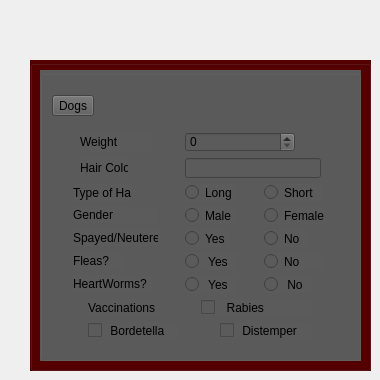
      <widget class="QWidget" name="tab_2">
       <attribute name="title">
        <string>Dog Entries</string>
       </attribute>
       <widget class="QGroupBox" name="groupBox_2">
        <property name="geometry">
         <rect>
          <x>30</x>
          <y>60</y>
          <width>341</width>
          <height>311</height>
         </rect>
        </property>
        <property name="styleSheet">
         <string notr="true">background-color: rgb(85, 0, 0);</string>
        </property>
        <property name="title">
         <string/>
        </property>
        <widget class="QGroupBox" name="groupBox">
         <property name="geometry">
          <rect>
           <x>10</x>
           <y>10</y>
           <width>321</width>
           <height>291</height>
          </rect>
         </property>
         <property name="styleSheet">
          <string notr="true">background-color: rgb(91, 91, 91);</string>
         </property>
         <layout class="QVBoxLayout" name="verticalLayout_19">
          <item>
           <widget class="QToolButton" name="toolButton_3">
            <property name="styleSheet">
             <string notr="true">selection-background-color: rgb(120, 0, 0);</string>
            </property>
            <property name="text">
             <string>Dogs</string>
            </property>
           </widget>
          </item>
          <item>
           <layout class="QVBoxLayout" name="verticalLayout_18">
            <item>
             <layout class="QHBoxLayout" name="horizontalLayout_9">
              <item>
               <layout class="QVBoxLayout" name="verticalLayout_15">
                <item>
                 <widget class="QLabel" name="label_2">
                  <property name="minimumSize">
                   <size>
                    <width>71</width>
                    <height>16</height>
                   </size>
                  </property>
                  <property name="maximumSize">
                   <size>
                    <width>71</width>
                    <height>20</height>
                   </size>
                  </property>
                  <property name="text">
                   <string>Weight</string>
                  </property>
                 </widget>
                </item>
                <item>
                 <widget class="QLabel" name="label_3">
                  <property name="minimumSize">
                   <size>
                    <width>47</width>
                    <height>20</height>
                   </size>
                  </property>
                  <property name="maximumSize">
                   <size>
                    <width>48</width>
                    <height>20</height>
                   </size>
                  </property>
                  <property name="text">
                   <string>Hair Color</string>
                  </property>
                 </widget>
                </item>
               </layout>
              </item>
              <item>
               <layout class="QVBoxLayout" name="verticalLayout_16">
                <item>
                 <widget class="QSpinBox" name="DogWeight">
                  <property name="maximumSize">
                   <size>
                    <width>110</width>
                    <height>20</height>
                   </size>
                  </property>
                 </widget>
                </item>
                <item>
                 <widget class="QLineEdit" name="lineEdit">
                  <property name="minimumSize">
                   <size>
                    <width>128</width>
                    <height>20</height>
                   </size>
                  </property>
                  <property name="maximumSize">
                   <size>
                    <width>136</width>
                    <height>20</height>
                   </size>
                  </property>
                 </widget>
                </item>
               </layout>
              </item>
             </layout>
            </item>
            <item>
             <layout class="QHBoxLayout" name="horizontalLayout_8">
              <item>
               <layout class="QVBoxLayout" name="verticalLayout_14">
                <item>
                 <widget class="QLabel" name="label_4">
                  <property name="maximumSize">
                   <size>
                    <width>58</width>
                    <height>17</height>
                   </size>
                  </property>
                  <property name="text">
                   <string>Type of Hair</string>
                  </property>
                 </widget>
                </item>
                <item>
                 <widget class="QLabel" name="label_5">
                  <property name="minimumSize">
                   <size>
                    <width>35</width>
                    <height>16</height>
                   </size>
                  </property>
                  <property name="maximumSize">
                   <size>
                    <width>189</width>
                    <height>16</height>
                   </size>
                  </property>
                  <property name="text">
                   <string>Gender</string>
                  </property>
                 </widget>
                </item>
                <item>
                 <widget class="QLabel" name="label_6">
                  <property name="minimumSize">
                   <size>
                    <width>85</width>
                    <height>17</height>
                   </size>
                  </property>
                  <property name="maximumSize">
                   <size>
                    <width>85</width>
                    <height>17</height>
                   </size>
                  </property>
                  <property name="text">
                   <string>Spayed/Neutered</string>
                  </property>
                 </widget>
                </item>
                <item>
                 <widget class="QLabel" name="label_7">
                  <property name="minimumSize">
                   <size>
                    <width>36</width>
                    <height>17</height>
                   </size>
                  </property>
                  <property name="maximumSize">
                   <size>
                    <width>50</width>
                    <height>17</height>
                   </size>
                  </property>
                  <property name="text">
                   <string>Fleas?</string>
                  </property>
                 </widget>
                </item>
                <item>
                 <widget class="QLabel" name="label_8">
                  <property name="minimumSize">
                   <size>
                    <width>55</width>
                    <height>17</height>
                   </size>
                  </property>
                  <property name="maximumSize">
                   <size>
                    <width>80</width>
                    <height>17</height>
                   </size>
                  </property>
                  <property name="text">
                   <string>HeartWorms?</string>
                  </property>
                 </widget>
                </item>
               </layout>
              </item>
              <item>
               <layout class="QVBoxLayout" name="verticalLayout_13">
                <item>
                 <widget class="QRadioButton" name="radioButton">
                  <property name="maximumSize">
                   <size>
                    <width>59</width>
                    <height>17</height>
                   </size>
                  </property>
                  <property name="text">
                   <string>Long</string>
                  </property>
                 </widget>
                </item>
                <item>
                 <widget class="QRadioButton" name="radioButton_3">
                  <property name="minimumSize">
                   <size>
                    <width>45</width>
                    <height>17</height>
                   </size>
                  </property>
                  <property name="maximumSize">
                   <size>
                    <width>189</width>
                    <height>17</height>
                   </size>
                  </property>
                  <property name="text">
                   <string>Male</string>
                  </property>
                 </widget>
                </item>
                <item>
                 <widget class="QRadioButton" name="radioButton_5">
                  <property name="maximumSize">
                   <size>
                    <width>45</width>
                    <height>17</height>
                   </size>
                  </property>
                  <property name="text">
                   <string>Yes</string>
                  </property>
                 </widget>
                </item>
                <item>
                 <widget class="QRadioButton" name="radioButton_7">
                  <property name="minimumSize">
                   <size>
                    <width>51</width>
                    <height>17</height>
                   </size>
                  </property>
                  <property name="maximumSize">
                   <size>
                    <width>69</width>
                    <height>17</height>
                   </size>
                  </property>
                  <property name="text">
                   <string> Yes</string>
                  </property>
                 </widget>
                </item>
                <item>
                 <widget class="QRadioButton" name="radioButton_9">
                  <property name="minimumSize">
                   <size>
                    <width>42</width>
                    <height>17</height>
                   </size>
                  </property>
                  <property name="maximumSize">
                   <size>
                    <width>51</width>
                    <height>17</height>
                   </size>
                  </property>
                  <property name="text">
                   <string> Yes</string>
                  </property>
                 </widget>
                </item>
               </layout>
              </item>
              <item>
               <layout class="QVBoxLayout" name="verticalLayout_5">
                <item>
                 <widget class="QRadioButton" name="radioButton_2">
                  <property name="maximumSize">
                   <size>
                    <width>58</width>
                    <height>17</height>
                   </size>
                  </property>
                  <property name="text">
                   <string>Short</string>
                  </property>
                 </widget>
                </item>
                <item>
                 <widget class="QRadioButton" name="radioButton_4">
                  <property name="minimumSize">
                   <size>
                    <width>61</width>
                    <height>17</height>
                   </size>
                  </property>
                  <property name="maximumSize">
                   <size>
                    <width>189</width>
                    <height>17</height>
                   </size>
                  </property>
                  <property name="text">
                   <string>Female</string>
                  </property>
                 </widget>
                </item>
                <item>
                 <widget class="QRadioButton" name="radioButton_6">
                  <property name="maximumSize">
                   <size>
                    <width>45</width>
                    <height>17</height>
                   </size>
                  </property>
                  <property name="text">
                   <string>No</string>
                  </property>
                 </widget>
                </item>
                <item>
                 <widget class="QRadioButton" name="radioButton_8">
                  <property name="minimumSize">
                   <size>
                    <width>44</width>
                    <height>17</height>
                   </size>
                  </property>
                  <property name="maximumSize">
                   <size>
                    <width>60</width>
                    <height>17</height>
                   </size>
                  </property>
                  <property name="text">
                   <string>No</string>
                  </property>
                 </widget>
                </item>
                <item>
                 <widget class="QRadioButton" name="radioButton_10">
                  <property name="minimumSize">
                   <size>
                    <width>39</width>
                    <height>17</height>
                   </size>
                  </property>
                  <property name="maximumSize">
                   <size>
                    <width>48</width>
                    <height>17</height>
                   </size>
                  </property>
                  <property name="text">
                   <string> No</string>
                  </property>
                 </widget>
                </item>
               </layout>
              </item>
             </layout>
            </item>
            <item>
             <layout class="QVBoxLayout" name="verticalLayout_17">
              <item>
               <layout class="QHBoxLayout" name="horizontalLayout_7">
                <item>
                 <widget class="QLabel" name="label_10">
                  <property name="minimumSize">
                   <size>
                    <width>71</width>
                    <height>17</height>
                   </size>
                  </property>
                  <property name="maximumSize">
                   <size>
                    <width>71</width>
                    <height>17</height>
                   </size>
                  </property>
                  <property name="text">
                   <string>Vaccinations</string>
                  </property>
                 </widget>
                </item>
                <item>
                 <widget class="QCheckBox" name="checkBox">
                  <property name="minimumSize">
                   <size>
                    <width>74</width>
                    <height>17</height>
                   </size>
                  </property>
                  <property name="maximumSize">
                   <size>
                    <width>110</width>
                    <height>17</height>
                   </size>
                  </property>
                  <property name="text">
                   <string>  Rabies</string>
                  </property>
                 </widget>
                </item>
               </layout>
              </item>
              <item>
               <layout class="QHBoxLayout" name="horizontalLayout_6">
                <item>
                 <widget class="QCheckBox" name="checkBox_3">
                  <property name="minimumSize">
                   <size>
                    <width>90</width>
                    <height>17</height>
                   </size>
                  </property>
                  <property name="maximumSize">
                   <size>
                    <width>90</width>
                    <height>17</height>
                   </size>
                  </property>
                  <property name="text">
                   <string> Bordetella</string>
                  </property>
                 </widget>
                </item>
                <item>
                 <widget class="QCheckBox" name="checkBox_2">
                  <property name="minimumSize">
                   <size>
                    <width>91</width>
                    <height>17</height>
                   </size>
                  </property>
                  <property name="maximumSize">
                   <size>
                    <width>91</width>
                    <height>17</height>
                   </size>
                  </property>
                  <property name="text">
                   <string> Distemper</string>
                  </property>
                 </widget>
                </item>
               </layout>
              </item>
             </layout>
            </item>
           </layout>
          </item>
         </layout>
        </widget>
       </widget>
      </widget>
